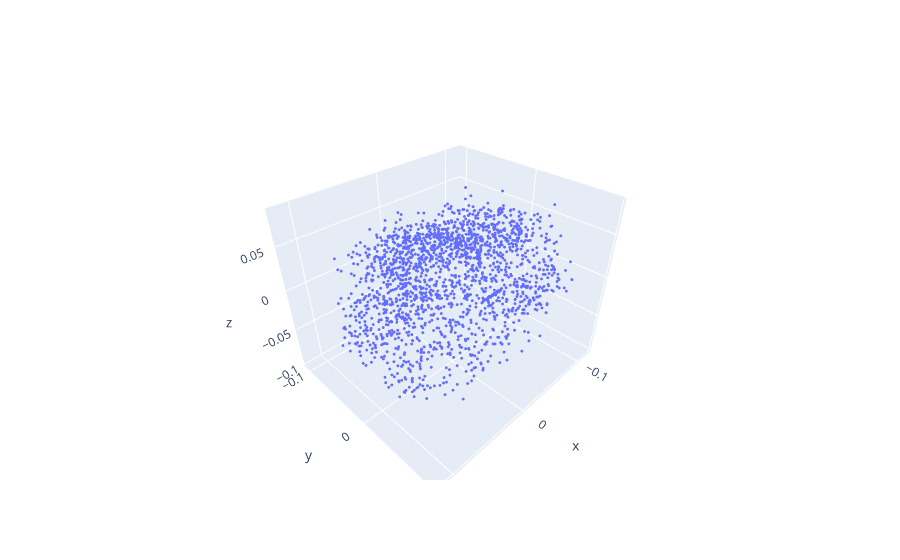

Source (notebook cell):
### Markdown cell above
Point cloud:

### Code cell
x = results[-1][:, 0]
y = results[-1][:, 1]
z = results[-1][:, 2]
# 3D plot (Plotly), except the points ([0, 0, 0])
fig = go.Figure(
    [go.Scatter3d(x=x, y=y,z=z, mode='markers',
        marker=dict(
            size=1
            )
    )]
)
fig.show()

### Figure 1 — Plotly figure (JSON) as saved in the notebook; plotly's stock layout.template omitted (floating-point values rounded to 4 significant figures; data arrays with more than 128 entries replaced by an {"elided": "..."} marker saying what was removed)
{"data": [{"marker": {"size": 1}, "mode": "markers", "type": "scatter3d", "x": {"elided": "1949 float values"}, "y": {"elided": "1949 float values"}, "z": {"elided": "1949 float values"}}], "layout": {}}
